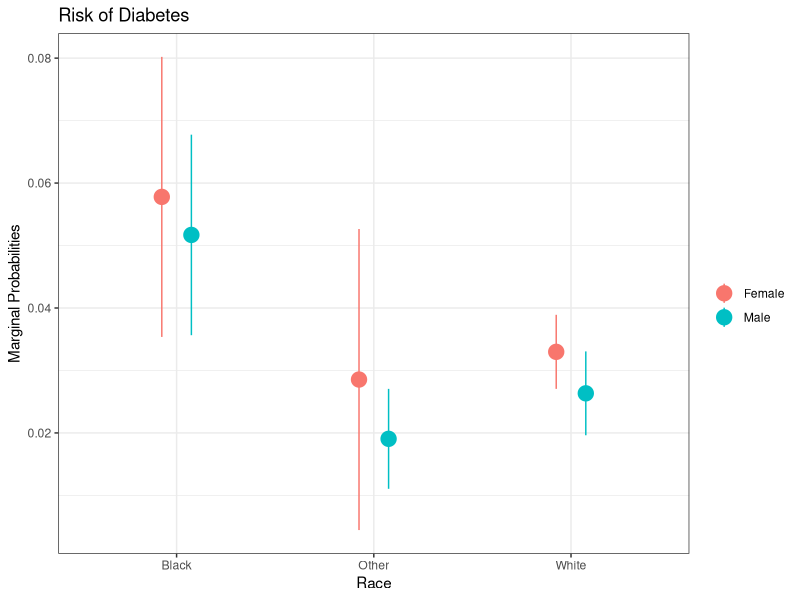
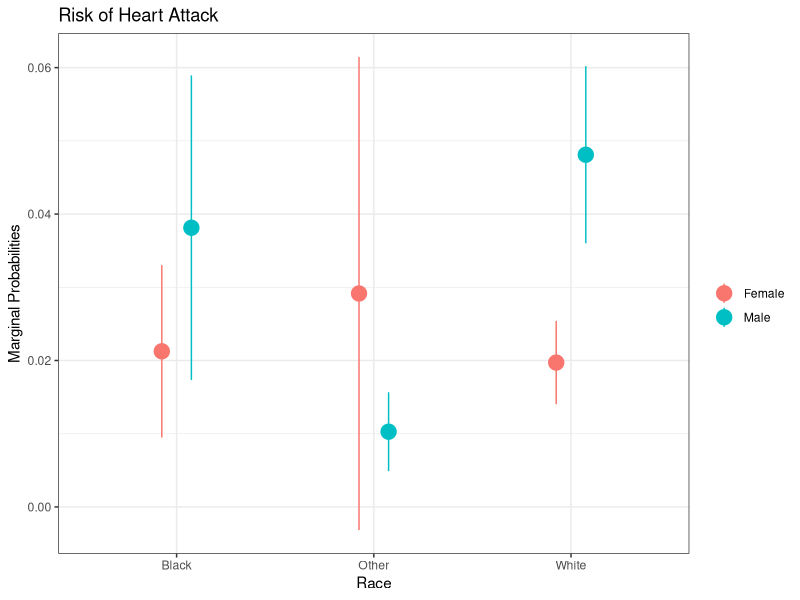

Write the R code that produced these figures, in order.
library(ggplot2)
data <- read.csv("Table1_margins.csv")
data <- lapply(data, function(x) gsub("=","",x))
data <- data.frame(data)
n <-c('b','se','t','pvalue','ll','ul','df','crit','eform',rep(c('x','b','se','t','pvalue','ll','ul','df','crit','eform'),3))
data <- t(data[,-1])[,c(1:39)]
colnames(data) <- n
rownames(data) <- NULL
data <- data[,c(1,4,5,6,11,14,15,16,21,24,25,26,31,34,35,36)]
male_diabetes <- as.data.frame(data[,c(1:4)])
female_diabetes <- as.data.frame(data[,c(5:8)])
male_heartatk <- as.data.frame(data[,c(9:12)])
female_heartatk <- as.data.frame(data[,c(13:16)])
data <- rbind(male_diabetes, female_diabetes, male_heartatk, female_heartatk) 
data$race <- rep(c("White","Black","Other"),4)
data$type <- rep(c("Diabetes","Heart Attack"),each=6)
data$sex <- rep(rep(c("Male","Female"),each=3),2)
data[,c(1,2,3,4)] <- sapply(data[,c(1,2,3,4)], as.numeric)
data_diabetes <- data[1:6,]
data_heartatk <- data[7:12,]
plot_diabetes <- ggplot(data_diabetes, aes(x=race, y=b,colour=sex,group=sex)) +
  geom_pointrange(aes(x=race, y=b, ymin=ll, ymax=ul),position=position_dodge(0.3),size=1.05)+
  labs(y="Marginal Probabilities", x="Race",title="Risk of Diabetes",colour='', shape='')+theme_bw()
plot_heartatk <- ggplot(data_heartatk, aes(x=race, y=b,colour=sex,group=sex)) +
  geom_pointrange(aes(x=race, y=b, ymin=ll, ymax=ul),position=position_dodge(0.3),size=1.05)+
  labs(y="Marginal Probabilities", x="Race",title="Risk of Heart Attack",colour='', shape='')+theme_bw()
plot(plot_diabetes)
plot(plot_heartatk)
